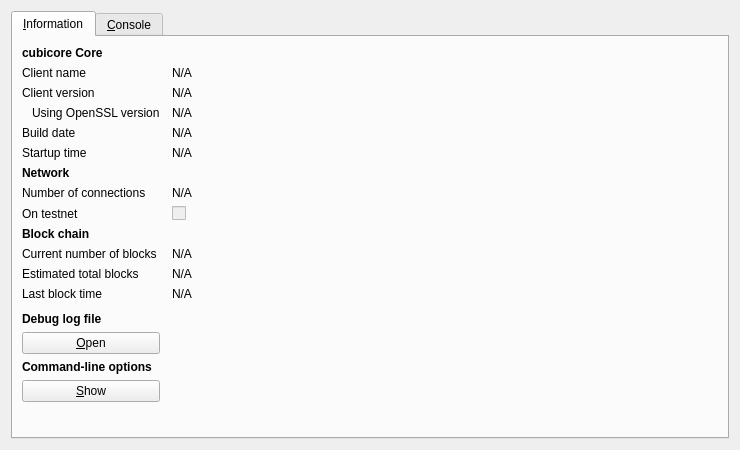
<?xml version="1.0" encoding="UTF-8"?>
<ui version="4.0">
 <class>RPCConsole</class>
 <widget class="QDialog" name="RPCConsole">
  <property name="geometry">
   <rect>
    <x>0</x>
    <y>0</y>
    <width>740</width>
    <height>450</height>
   </rect>
  </property>
  <property name="windowTitle">
   <string>cubicore - Debug window</string>
  </property>
  <layout class="QVBoxLayout" name="verticalLayout_2">
   <item>
    <widget class="QTabWidget" name="tabWidget">
     <property name="currentIndex">
      <number>0</number>
     </property>
     <widget class="QWidget" name="tab_info">
      <attribute name="title">
       <string>&amp;Information</string>
      </attribute>
      <layout class="QGridLayout" name="gridLayout" columnstretch="0,1">
       <property name="horizontalSpacing">
        <number>12</number>
       </property>
       <item row="0" column="0">
        <widget class="QLabel" name="label_9">
         <property name="font">
          <font>
           <weight>75</weight>
           <bold>true</bold>
          </font>
         </property>
         <property name="text">
          <string>cubicore Core</string>
         </property>
        </widget>
       </item>
       <item row="1" column="0">
        <widget class="QLabel" name="label_5">
         <property name="text">
          <string>Client name</string>
         </property>
        </widget>
       </item>
       <item row="1" column="1">
        <widget class="QLabel" name="clientName">
         <property name="cursor">
          <cursorShape>IBeamCursor</cursorShape>
         </property>
         <property name="text">
          <string>N/A</string>
         </property>
         <property name="textFormat">
          <enum>Qt::PlainText</enum>
         </property>
         <property name="textInteractionFlags">
          <set>Qt::LinksAccessibleByMouse|Qt::TextSelectableByKeyboard|Qt::TextSelectableByMouse</set>
         </property>
        </widget>
       </item>
       <item row="2" column="0">
        <widget class="QLabel" name="label_6">
         <property name="text">
          <string>Client version</string>
         </property>
        </widget>
       </item>
       <item row="2" column="1">
        <widget class="QLabel" name="clientVersion">
         <property name="cursor">
          <cursorShape>IBeamCursor</cursorShape>
         </property>
         <property name="text">
          <string>N/A</string>
         </property>
         <property name="textFormat">
          <enum>Qt::PlainText</enum>
         </property>
         <property name="textInteractionFlags">
          <set>Qt::LinksAccessibleByMouse|Qt::TextSelectableByKeyboard|Qt::TextSelectableByMouse</set>
         </property>
        </widget>
       </item>
       <item row="3" column="0">
        <widget class="QLabel" name="label_14">
         <property name="text">
          <string>Using OpenSSL version</string>
         </property>
         <property name="indent">
          <number>10</number>
         </property>
        </widget>
       </item>
       <item row="3" column="1">
        <widget class="QLabel" name="openSSLVersion">
         <property name="cursor">
          <cursorShape>IBeamCursor</cursorShape>
         </property>
         <property name="text">
          <string>N/A</string>
         </property>
         <property name="textFormat">
          <enum>Qt::PlainText</enum>
         </property>
         <property name="textInteractionFlags">
          <set>Qt::LinksAccessibleByMouse|Qt::TextSelectableByKeyboard|Qt::TextSelectableByMouse</set>
         </property>
        </widget>
       </item>
       <item row="4" column="0">
        <widget class="QLabel" name="label_12">
         <property name="text">
          <string>Build date</string>
         </property>
        </widget>
       </item>
       <item row="4" column="1">
        <widget class="QLabel" name="buildDate">
         <property name="cursor">
          <cursorShape>IBeamCursor</cursorShape>
         </property>
         <property name="text">
          <string>N/A</string>
         </property>
         <property name="textFormat">
          <enum>Qt::PlainText</enum>
         </property>
         <property name="textInteractionFlags">
          <set>Qt::LinksAccessibleByMouse|Qt::TextSelectableByKeyboard|Qt::TextSelectableByMouse</set>
         </property>
        </widget>
       </item>
       <item row="5" column="0">
        <widget class="QLabel" name="label_13">
         <property name="text">
          <string>Startup time</string>
         </property>
        </widget>
       </item>
       <item row="5" column="1">
        <widget class="QLabel" name="startupTime">
         <property name="cursor">
          <cursorShape>IBeamCursor</cursorShape>
         </property>
         <property name="text">
          <string>N/A</string>
         </property>
         <property name="textFormat">
          <enum>Qt::PlainText</enum>
         </property>
         <property name="textInteractionFlags">
          <set>Qt::LinksAccessibleByMouse|Qt::TextSelectableByKeyboard|Qt::TextSelectableByMouse</set>
         </property>
        </widget>
       </item>
       <item row="6" column="0">
        <widget class="QLabel" name="label_11">
         <property name="font">
          <font>
           <weight>75</weight>
           <bold>true</bold>
          </font>
         </property>
         <property name="text">
          <string>Network</string>
         </property>
        </widget>
       </item>
       <item row="7" column="0">
        <widget class="QLabel" name="label_7">
         <property name="text">
          <string>Number of connections</string>
         </property>
        </widget>
       </item>
       <item row="7" column="1">
        <widget class="QLabel" name="numberOfConnections">
         <property name="cursor">
          <cursorShape>IBeamCursor</cursorShape>
         </property>
         <property name="text">
          <string>N/A</string>
         </property>
         <property name="textFormat">
          <enum>Qt::PlainText</enum>
         </property>
         <property name="textInteractionFlags">
          <set>Qt::LinksAccessibleByMouse|Qt::TextSelectableByKeyboard|Qt::TextSelectableByMouse</set>
         </property>
        </widget>
       </item>
       <item row="8" column="0">
        <widget class="QLabel" name="label_8">
         <property name="text">
          <string>On testnet</string>
         </property>
        </widget>
       </item>
       <item row="8" column="1">
        <widget class="QCheckBox" name="isTestNet">
         <property name="enabled">
          <bool>false</bool>
         </property>
         <property name="text">
          <string/>
         </property>
        </widget>
       </item>
       <item row="9" column="0">
        <widget class="QLabel" name="label_10">
         <property name="font">
          <font>
           <weight>75</weight>
           <bold>true</bold>
          </font>
         </property>
         <property name="text">
          <string>Block chain</string>
         </property>
        </widget>
       </item>
       <item row="10" column="0">
        <widget class="QLabel" name="label_3">
         <property name="text">
          <string>Current number of blocks</string>
         </property>
        </widget>
       </item>
       <item row="10" column="1">
        <widget class="QLabel" name="numberOfBlocks">
         <property name="cursor">
          <cursorShape>IBeamCursor</cursorShape>
         </property>
         <property name="text">
          <string>N/A</string>
         </property>
         <property name="textFormat">
          <enum>Qt::PlainText</enum>
         </property>
         <property name="textInteractionFlags">
          <set>Qt::LinksAccessibleByMouse|Qt::TextSelectableByKeyboard|Qt::TextSelectableByMouse</set>
         </property>
        </widget>
       </item>
       <item row="11" column="0">
        <widget class="QLabel" name="label_4">
         <property name="text">
          <string>Estimated total blocks</string>
         </property>
        </widget>
       </item>
       <item row="11" column="1">
        <widget class="QLabel" name="totalBlocks">
         <property name="cursor">
          <cursorShape>IBeamCursor</cursorShape>
         </property>
         <property name="text">
          <string>N/A</string>
         </property>
         <property name="textFormat">
          <enum>Qt::PlainText</enum>
         </property>
         <property name="textInteractionFlags">
          <set>Qt::LinksAccessibleByMouse|Qt::TextSelectableByKeyboard|Qt::TextSelectableByMouse</set>
         </property>
        </widget>
       </item>
       <item row="12" column="0">
        <widget class="QLabel" name="label_2">
         <property name="text">
          <string>Last block time</string>
         </property>
        </widget>
       </item>
       <item row="12" column="1">
        <widget class="QLabel" name="lastBlockTime">
         <property name="cursor">
          <cursorShape>IBeamCursor</cursorShape>
         </property>
         <property name="text">
          <string>N/A</string>
         </property>
         <property name="textFormat">
          <enum>Qt::PlainText</enum>
         </property>
         <property name="textInteractionFlags">
          <set>Qt::LinksAccessibleByMouse|Qt::TextSelectableByKeyboard|Qt::TextSelectableByMouse</set>
         </property>
        </widget>
       </item>
       <item row="13" column="0">
        <spacer name="verticalSpacer_2">
         <property name="orientation">
          <enum>Qt::Vertical</enum>
         </property>
         <property name="sizeHint" stdset="0">
          <size>
           <width>20</width>
           <height>20</height>
          </size>
         </property>
        </spacer>
       </item>
       <item row="14" column="0">
        <widget class="QLabel" name="labelDebugLogfile">
         <property name="font">
          <font>
           <weight>75</weight>
           <bold>true</bold>
          </font>
         </property>
         <property name="text">
          <string>Debug log file</string>
         </property>
        </widget>
       </item>
       <item row="15" column="0">
        <widget class="QPushButton" name="openDebugLogfileButton">
         <property name="toolTip">
          <string>Open the cubicore debug log file from the current data directory. This can take a few seconds for large log files.</string>
         </property>
         <property name="text">
          <string>&amp;Open</string>
         </property>
         <property name="autoDefault">
          <bool>false</bool>
         </property>
        </widget>
       </item>
       <item row="16" column="0">
        <widget class="QLabel" name="labelCLOptions">
         <property name="font">
          <font>
           <weight>75</weight>
           <bold>true</bold>
          </font>
         </property>
         <property name="text">
          <string>Command-line options</string>
         </property>
        </widget>
       </item>
       <item row="17" column="0">
        <widget class="QPushButton" name="showCLOptionsButton">
         <property name="toolTip">
          <string>Show the cubicore-Qt help message to get a list with possible cubicore command-line options.</string>
         </property>
         <property name="text">
          <string>&amp;Show</string>
         </property>
         <property name="autoDefault">
          <bool>false</bool>
         </property>
        </widget>
       </item>
       <item row="18" column="0">
        <spacer name="verticalSpacer">
         <property name="orientation">
          <enum>Qt::Vertical</enum>
         </property>
         <property name="sizeHint" stdset="0">
          <size>
           <width>20</width>
           <height>40</height>
          </size>
         </property>
        </spacer>
       </item>
      </layout>
     </widget>
     <widget class="QWidget" name="tab_console">
      <attribute name="title">
       <string>&amp;Console</string>
      </attribute>
      <layout class="QVBoxLayout" name="verticalLayout_3">
       <property name="spacing">
        <number>3</number>
       </property>
       <item>
        <widget class="QTextEdit" name="messagesWidget">
         <property name="minimumSize">
          <size>
           <width>0</width>
           <height>100</height>
          </size>
         </property>
         <property name="readOnly">
          <bool>true</bool>
         </property>
         <property name="tabKeyNavigation" stdset="0">
          <bool>false</bool>
         </property>
         <property name="columnCount" stdset="0">
          <number>2</number>
         </property>
        </widget>
       </item>
       <item>
        <layout class="QHBoxLayout" name="horizontalLayout">
         <property name="spacing">
          <number>3</number>
         </property>
         <item>
          <widget class="QLabel" name="label">
           <property name="text">
            <string notr="true">&gt;</string>
           </property>
          </widget>
         </item>
         <item>
          <widget class="QLineEdit" name="lineEdit"/>
         </item>
         <item>
          <widget class="QPushButton" name="clearButton">
           <property name="maximumSize">
            <size>
             <width>24</width>
             <height>24</height>
            </size>
           </property>
           <property name="toolTip">
            <string>Clear console</string>
           </property>
           <property name="text">
            <string/>
           </property>
           <property name="icon">
            <iconset resource="../bitcoin.qrc">
             <normaloff>:/icons/remove</normaloff>:/icons/remove</iconset>
           </property>
           <property name="shortcut">
            <string notr="true">Ctrl+L</string>
           </property>
           <property name="autoDefault">
            <bool>false</bool>
           </property>
          </widget>
         </item>
        </layout>
       </item>
      </layout>
     </widget>
    </widget>
   </item>
  </layout>
 </widget>
 <resources>
  <include location="../bitcoin.qrc"/>
 </resources>
 <connections/>
</ui>
